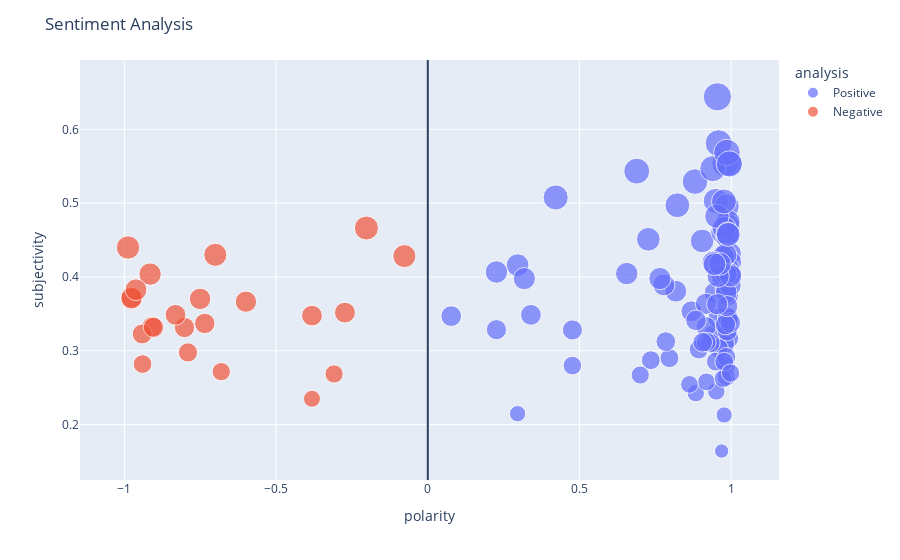

Source (notebook cell):
### Code cell
import plotly.express as px

fig = px.scatter(phs,
                x='polarity',
                y='subjectivity',
                color='analysis',
                size='subjectivity'
                )

fig.update_layout(title='Sentiment Analysis',
                shapes=[dict(
                    type='line',
                    yref='paper', y0=0, y1=1,
                    xref='x', x0=0, x1=0
                )]
                )

fig.show()
